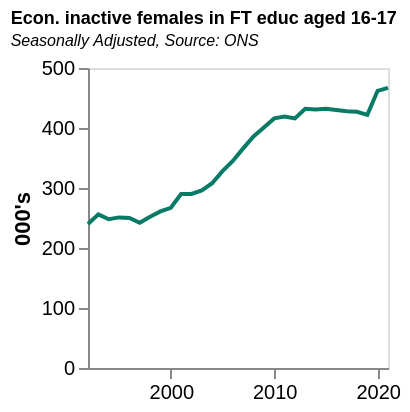

Vega-Lite specification stored for this chart:
### Vega-Lite specification from a JSON file in a GitHub repository (floating-point values rounded to 4 significant figures)
{"$schema": "https://vega.github.io/schema/vega-lite/v5.json", "data": {"values": [{"date": "1992", "label": "1992", "month": "", "quarter": "", "sourceDataset": "LMS", "updateDate": "2015-10-13T23:00:00.000Z", "value": "240", "year": "1992"}, {"date": "1993", "label": "1993", "month": "", "quarter": "", "sourceDataset": "LMS", "updateDate": "2015-10-13T23:00:00.000Z", "value": "256", "year": "1993"}, {"date": "1994", "label": "1994", "month": "", "quarter": "", "sourceDataset": "LMS", "updateDate": "2015-10-13T23:00:00.000Z", "value": "248", "year": "1994"}, {"date": "1995", "label": "1995", "month": "", "quarter": "", "sourceDataset": "LMS", "updateDate": "2015-10-13T23:00:00.000Z", "value": "251", "year": "1995"}, {"date": "1996", "label": "1996", "month": "", "quarter": "", "sourceDataset": "LMS", "updateDate": "2015-10-13T23:00:00.000Z", "value": "250", "year": "1996"}, {"date": "1997", "label": "1997", "month": "", "quarter": "", "sourceDataset": "LMS", "updateDate": "2015-10-13T23:00:00.000Z", "value": "242", "year": "1997"}, {"date": "1998", "label": "1998", "month": "", "quarter": "", "sourceDataset": "LMS", "updateDate": "2015-10-13T23:00:00.000Z", "value": "252", "year": "1998"}, {"date": "1999", "label": "1999", "month": "", "quarter": "", "sourceDataset": "LMS", "updateDate": "2015-10-13T23:00:00.000Z", "value": "261", "year": "1999"}, {"date": "2000", "label": "2000", "month": "", "quarter": "", "sourceDataset": "LMS", "updateDate": "2015-10-13T23:00:00.000Z", "value": "267", "year": "2000"}, {"date": "2001", "label": "2001", "month": "", "quarter": "", "sourceDataset": "LMS", "updateDate": "2015-10-13T23:00:00.000Z", "value": "290", "year": "2001"}, {"date": "2002", "label": "2002", "month": "", "quarter": "", "sourceDataset": "LMS", "updateDate": "2015-10-13T23:00:00.000Z", "value": "290", "year": "2002"}, {"date": "2003", "label": "2003", "month": "", "quarter": "", "sourceDataset": "LMS", "updateDate": "2015-10-13T23:00:00.000Z", "value": "296", "year": "2003"}, {"date": "2004", "label": "2004", "month": "", "quarter": "", "sourceDataset": "LMS", "updateDate": "2015-10-13T23:00:00.000Z", "value": "308", "year": "2004"}, {"date": "2005", "label": "2005", "month": "", "quarter": "", "sourceDataset": "LMS", "updateDate": "2015-10-13T23:00:00.000Z", "value": "328", "year": "2005"}, {"date": "2006", "label": "2006", "month": "", "quarter": "", "sourceDataset": "LMS", "updateDate": "2015-10-13T23:00:00.000Z", "value": "345", "year": "2006"}, {"date": "2007", "label": "2007", "month": "", "quarter": "", "sourceDataset": "LMS", "updateDate": "2015-10-13T23:00:00.000Z", "value": "366", "year": "2007"}, {"date": "2008", "label": "2008", "month": "", "quarter": "", "sourceDataset": "LMS", "updateDate": "2015-10-13T23:00:00.000Z", "value": "386", "year": "2008"}, {"date": "2009", "label": "2009", "month": "", "quarter": "", "sourceDataset": "LMS", "updateDate": "2015-10-13T23:00:00.000Z", "value": "401", "year": "2009"}, {"date": "2010", "label": "2010", "month": "", "quarter": "", "sourceDataset": "LMS", "updateDate": "2015-10-13T23:00:00.000Z", "value": "416", "year": "2010"}, {"date": "2011", "label": "2011", "month": "", "quarter": "", "sourceDataset": "LMS", "updateDate": "2015-10-13T23:00:00.000Z", "value": "419", "year": "2011"}, {"date": "2012", "label": "2012", "month": "", "quarter": "", "sourceDataset": "LMS", "updateDate": "2015-10-13T23:00:00.000Z", "value": "416", "year": "2012"}, {"date": "2013", "label": "2013", "month": "", "quarter": "", "sourceDataset": "LMS", "updateDate": "2019-02-19T00:00:00.000Z", "value": "432", "year": "2013"}, {"date": "2014", "label": "2014", "month": "", "quarter": "", "sourceDataset": "LMS", "updateDate": "2017-05-16T23:00:00.000Z", "value": "431", "year": "2014"}, {"date": "2015", "label": "2015", "month": "", "quarter": "", "sourceDataset": "LMS", "updateDate": "2017-05-16T23:00:00.000Z", "value": "432", "year": "2015"}, {"date": "2016", "label": "2016", "month": "", "quarter": "", "sourceDataset": "LMS", "updateDate": "2019-02-19T00:00:00.000Z", "value": "430", "year": "2016"}, {"date": "2017", "label": "2017", "month": "", "quarter": "", "sourceDataset": "LMS", "updateDate": "2019-02-19T00:00:00.000Z", "value": "428", "year": "2017"}, {"date": "2018", "label": "2018", "month": "", "quarter": "", "sourceDataset": "LMS", "updateDate": "2019-02-19T00:00:00.000Z", "value": "427", "year": "2018"}, {"date": "2019", "label": "2019", "month": "", "quarter": "", "sourceDataset": "LMS", "updateDate": "2020-02-18T00:00:00.000Z", "value": "422", "year": "2019"}, {"date": "2020", "label": "2020", "month": "", "quarter": "", "sourceDataset": "LMS", "updateDate": "2022-08-15T23:00:00.000Z", "value": "462", "year": "2020"}, {"date": "2021", "label": "2021", "month": "", "quarter": "", "sourceDataset": "LMS", "updateDate": "2022-08-15T23:00:00.000Z", "value": "467", "year": "2021"}], "format": {"parse": {"date": "date"}}}, "title": {"text": "Econ. inactive females in FT educ aged 16-17", "fontSize": 9, "subtitle": "Seasonally Adjusted, Source: ONS", "subtitleFontStyle": "italic", "subtitleFontSize": 8, "anchor": "start", "color": "black"}, "width": 150, "height": 150, "mark": {"type": "line", "color": "rgb(8,123,102"}, "encoding": {"x": {"field": "date", "type": "temporal", "axis": {"grid": false}, "title": ""}, "y": {"field": "value", "type": "quantitative", "axis": {"grid": false}, "title": "000's"}}}
